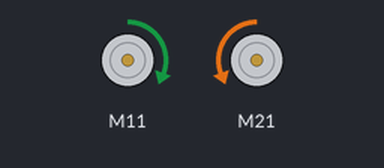
This sketch was run on a simulated ESP32-S3. Parts: 2 × DC motor (green arrow = forward, orange = backward, longer = faster).

Above: at 2.0 s.
At 8.0 s:
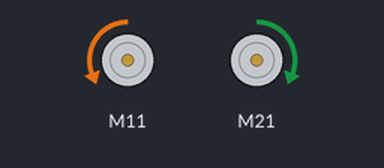
At 14.0 s:
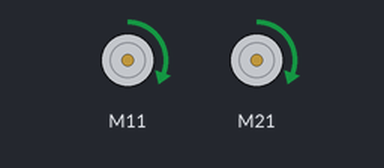
At 31.0 s:
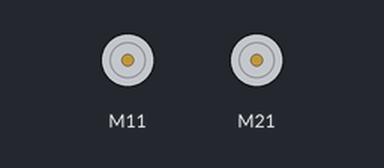
Timing chart, 0 to 33.8 s (numbered marks = the images above):
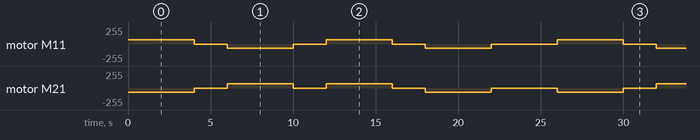

Measured:
- by itself, motor M21: repeats every 26.0 s: 2 × (stopped 2.0 s, forward 64/255 4.0 s), stopped 2.0 s, backward 64/255 4.0 s, stopped 4.0 s, backward 64/255 4.0 s
- by itself, motor M11: repeats every 26.0 s: stopped 2.0 s, backward 64/255 4.0 s, stopped 2.0 s, forward 64/255 4.0 s, stopped 2.0 s, backward 64/255 4.0 s, stopped 4.0 s, forward 64/255 4.0 s

The sketch:

3_MOTOR_CONTROLLER.ino
```cpp
/*
  By Ranil Ganlath
  This is for testing the Cytron MDD10A with 2x motors. With the ESP32, any GPIO pin can be configured as the DIR and PWM pins.
  Board: ESP32-S3-WROOM-1
  ESP32 GND - Motor Driver GND
  ESP32 11  - Motor Driver PWM 1 Input
  ESP32 13  - Motor Driver DIR 1 Input
  ESP32 21  - Motor Driver PWM 2 Input
  ESP32 19  - Motor Driver DIR 2 Input

  IDE Configuration:
  Arduino Board: ESP32S3 Dev Module
  Upload Speed: 921600
  USB Mode: Hardware CDC and JTAG
  USB CDC On Boot: Disabled
  USB Firmware MSC On Boot: Disabled
  USB DFU On Boot: Disabled
  Upload Mode: UART0/Hardware CDC
  CPU Freq: 240MHz
  Flash Mode: QIO 80MHz
  Flash Size: 4MB
  Parition Scheme: Default 4MB with spiffs
  Core Debug Level: None
  PSRAM: Disabled
  Arduino Runs On: Core 1
  Events Run On: Core 1
  Erash All Flash Before Sketch Upload: Disabled
  JTAG Adapter: Disabled
  Zigbee Mode: Disabled
*/

 #include "CytronMotorDriver.h"

// Configure the motor driver.
CytronMD motor1(PWM_DIR, 11, 13);  // PWM 1 = Pin 11, DIR 1 = Pin 13.
CytronMD motor2(PWM_DIR, 21, 19); // PWM 2 = Pin 21, DIR 2 = Pin 19.

void setup() {

}


// The loop routine runs over and over again forever.
void loop() {
  motor1.setSpeed(64);   // Motor 1 runs forward at 25% speed.
  motor2.setSpeed(-64);  // Motor 2 runs backward at 25% speed.
  delay(4000);

  motor1.setSpeed(0);     // Motor 1 stops.
  motor2.setSpeed(0);     // Motor 2 stops.
  delay(2000);

  motor1.setSpeed(-64);  // Motor 1 runs backward at 25% speed.
  motor2.setSpeed(64);   // Motor 2 runs forward at 25% speed.
  delay(4000);

  motor1.setSpeed(0);     // Motor 1 stops.
  motor2.setSpeed(0);     // Motor 2 stops.
  delay(2000);

  motor1.setSpeed(64);  // Motor 1 runs backward at 25% speed.
  motor2.setSpeed(64);   // Motor 2 runs forward at 25% speed.
  delay(4000);

  motor1.setSpeed(0);     // Motor 1 stops.
  motor2.setSpeed(0);     // Motor 2 stops.
  delay(2000);

  motor1.setSpeed(-64);  // Motor 1 runs backward at 25% speed.
  motor2.setSpeed(-64);   // Motor 2 runs forward at 25% speed.
  delay(4000);

  motor1.setSpeed(0);     // Motor 1 stops.
  motor2.setSpeed(0);     // Motor 2 stops.
  delay(4000);
}
```
